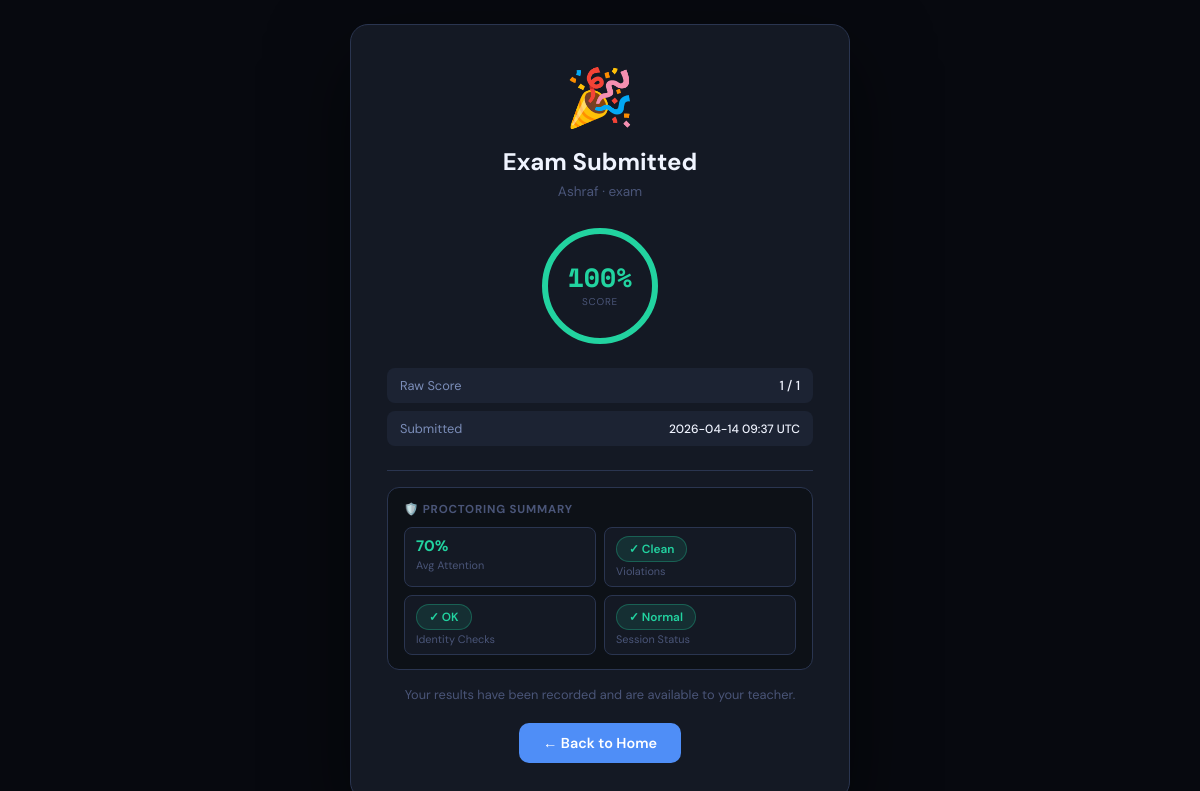
Page /result/95b5d5b0-0c67-45d6-8750-d095bc6811dc on the committed database.
### tables this page shows
CREATE TABLE exam_sessions (
        id TEXT PRIMARY KEY, exam_id TEXT NOT NULL,
        student_id INTEGER, student_name TEXT NOT NULL, student_email TEXT NOT NULL,
        socket_id TEXT, started_at TEXT, ended_at TEXT, submitted_at TEXT,
        score REAL, max_score REAL, answers TEXT DEFAULT '{}',
        current_q INTEGER DEFAULT 0, time_remaining INTEGER,
        locked INTEGER DEFAULT 0, lock_reason TEXT DEFAULT '',
        paused INTEGER DEFAULT 0, attention_avg REAL DEFAULT 70,
        suspicion_max REAL DEFAULT 0, flags INTEGER DEFAULT 0,
        status TEXT DEFAULT 'waiting'
            CHECK(status IN ('waiting','id_pending','active','paused','locked','submitted')),
        id_photo TEXT DEFAULT '', id_embedding TEXT DEFAULT '',
        id_verified INTEGER DEFAULT 0, id_fail_count INTEGER DEFAULT 0,
        FOREIGN KEY(exam_id) REFERENCES exams(id)
    );

CREATE TABLE exams (
        id TEXT PRIMARY KEY, title TEXT NOT NULL, description TEXT,
        teacher_id INTEGER NOT NULL, exam_code TEXT UNIQUE NOT NULL,
        duration_mins INTEGER DEFAULT 60, max_attempts INTEGER DEFAULT 1,
        shuffle_q INTEGER DEFAULT 1,
        status TEXT DEFAULT 'draft' CHECK(status IN ('draft','active','closed')),
        created_at TEXT DEFAULT (datetime('now')),
        starts_at TEXT, ends_at TEXT,
        face_verify_enabled INTEGER DEFAULT 0,
        face_verify_thresh REAL DEFAULT 0.72,
        face_fail_limit INTEGER DEFAULT 3,
        FOREIGN KEY(teacher_id) REFERENCES users(id)
    );

### server.py (the view)
@app.route("/result/<session_id>")
def exam_result(session_id):
    es=db_one("SELECT es.*,e.title FROM exam_sessions es JOIN exams e ON es.exam_id=e.id WHERE es.id=?",(session_id,))
    if not es: return "Not found",404
    return render_template("student/result.html",session=es)

### server.py (called while the page is built)
def get_db():
    c = sqlite3.connect(DB_PATH, check_same_thread=False)
    c.row_factory = sqlite3.Row
    return c

def db_query(sql, params=()):
    with db_lock:
        conn = get_db(); c = conn.cursor()
        c.execute(sql, params); rows = c.fetchall()
        conn.close(); return [dict(r) for r in rows]

def db_one(sql, params=()):
    r = db_query(sql, params); return r[0] if r else None

### templates/student/result.html (shortened to what this page needs)
<!DOCTYPE html>
<html lang="en">
<head>
</head>
<body>
<div class="card">
  {% if session.submitted_at %}
    {% set pct = (session.score / session.max_score * 100)|int if session.max_score else 0 %}
    <div class="result-icon">
      {% if session.locked %}🔒
      {% elif pct >= 70 %}🎉
      {% elif pct >= 50 %}👍
      {% else %}📊{% endif %}
    </div>
    <div class="result-title">
      {% if session.locked %}Session Was Locked{% else %}Exam Submitted{% endif %}
    </div>
    <div class="result-sub">{{ session.student_name }} · {{ session.title }}</div>
    <div class="score-circle" style="border-color:
        {% if pct>=70 %}var(--green){% elif pct>=50 %}var(--amber){% else %}var(--red){% endif %}">
      <span class="score-num" style="color:
        {% if pct>=70 %}var(--green){% elif pct>=50 %}var(--amber){% else %}var(--red){% endif %}">
        {{ pct }}%
      </span>
      <span class="score-lbl">Score</span>
    </div>
    <div class="info-rows">
      <div class="ir">
        <span class="ir-label">Raw Score</span>
        <span class="ir-val">{{ session.score|int }} / {{ session.max_score|int }}</span>
      </div>
      <div class="ir">
        <span class="ir-label">Submitted</span>
        <span class="ir-val" style="font-size:.75rem;">{{ session.submitted_at[:16].replace('T',' ') }} UTC</span>
      </div>
    </div>
    <div class="divider"></div>
    <div class="proctor-summary">
      <div class="ps-title">🛡️ Proctoring Summary</div>
      <div class="ps-grid">
        <div class="ps-item">
          {% set att = session.attention_avg %}
          <div class="ps-val" style="color:{% if att>60 %}var(--green){% elif att>35 %}var(--amber){% else %}var(--red){% endif %}">
            {{ "%.0f"|format(att) }}%</div>
          <div class="ps-lbl">Avg Attention</div>
        </div>
        <div class="ps-item">
          <div class="ps-val">
            {% if session.flags > 0 %}
              <span class="badge badge-red">⚠ {{ session.flags }} flag{% if session.flags!=1 %}s{% endif %}</span>
            {% else %}
              <span class="badge badge-green">✓ Clean</span>
            {% endif %}
          </div>
          <div class="ps-lbl">Violations</div>
        </div>
        {% if session.id_fail_count is defined and session.id_fail_count is not none %}
        <div class="ps-item">
          <div class="ps-val">
            {% if session.id_fail_count > 0 %}
              <span class="badge badge-purple">{{ session.id_fail_count }}×</span>
            {% else %}
              <span class="badge badge-green">✓ OK</span>
            {% endif %}
          </div>
          <div class="ps-lbl">Identity Checks</div>
        </div>
        {% endif %}
        <div class="ps-item">
          <div class="ps-val">
            {% if session.locked %}
              <span class="badge badge-red">🔒 Locked</span>
            {% else %}
              <span class="badge badge-green">✓ Normal</span>
            {% endif %}
          </div>
          <div class="ps-lbl">Session Status</div>
        </div>
      </div>
    </div>
    <p style="font-size:.8rem;color:var(--text3);margin-bottom:20px;">
      Your results have been recorded and are available to your teacher.
    </p>
  {% endif %}
  <a class="btn" href="/join">← Back to Home</a>
</div>
</body>
</html>

### templates/student/result.html (style rules this page uses)
:root { --bg0:#07090f;--bg1:#0d1117;--bg2:#141924;--bg3:#1c2333;--border:#2a3550; --text0:#f0f4ff;--text1:#c8d3f0;--text2:#7b8db8;--text3:#4a5578; --accent:#4f8ef7;--green:#22d3a0;--red:#f05a5a;--amber:#f0a030; --font:'DM Sans',sans-serif;--mono:'Space Mono',monospace; }
* { box-sizing:border-box;margin:0;padding:0 }
body { font-family:var(--font);background:var(--bg0);color:var(--text1); min-height:100vh;display:flex;align-items:center;justify-content:center;padding:24px; }
.card { background:var(--bg2);border:1px solid var(--border);border-radius:18px; padding:36px;width:500px;max-width:100%;text-align:center; box-shadow:0 30px 80px rgba(0,0,0,.5);animation:rise .4s cubic-bezier(.34,1.56,.64,1) both; }
.result-icon { font-size:3.5rem;margin-bottom:12px; }
.result-title { font-size:1.5rem;font-weight:700;color:var(--text0);margin-bottom:6px; }
.result-sub { font-size:.85rem;color:var(--text3);margin-bottom:28px; }
.score-circle { width:116px;height:116px;border-radius:50%; border:6px solid;display:flex;flex-direction:column; align-items:center;justify-content:center;margin:0 auto 24px; position:relative; }
.score-num { font-family:var(--mono);font-size:1.65rem;font-weight:700;line-height:1; }
.score-lbl { font-size:.62rem;color:var(--text3);text-transform:uppercase;letter-spacing:.08em;margin-top:4px; }
.info-rows { display:flex;flex-direction:column;gap:8px;margin-bottom:24px;text-align:left; }
.ir { display:flex;justify-content:space-between;align-items:center; padding:9px 13px;background:var(--bg3);border-radius:8px;gap:10px; }
.ir-label { font-size:.8rem;color:var(--text2);flex-shrink:0; }
.ir-val { font-size:.82rem;color:var(--text0);font-weight:500;text-align:right; }
.badge { display:inline-flex;align-items:center;gap:5px;padding:4px 12px; border-radius:999px;font-size:.74rem;font-weight:600; }
.badge-green { background:rgba(34,211,160,.12);color:var(--green);border:1px solid rgba(34,211,160,.3); }
.divider { height:1px;background:var(--border);margin:16px 0; }
.btn { display:inline-flex;align-items:center;gap:6px;padding:11px 24px; background:var(--accent);color:#fff;border:none;border-radius:10px; font-size:.9rem;font-weight:600;cursor:pointer;text-decoration:none;font-family:var(--font); }
.proctor-summary { background:var(--bg1);border-radius:12px;padding:14px 16px; margin-bottom:16px;text-align:left;border:1px solid var(--border); }
.ps-title { font-size:.72rem;font-weight:700;color:var(--text3);text-transform:uppercase; letter-spacing:.07em;margin-bottom:10px; }
.ps-grid { display:grid;grid-template-columns:1fr 1fr;gap:8px; }
.ps-item { background:var(--bg2);border:1px solid var(--border);border-radius:8px; padding:8px 11px; }
.ps-val { font-size:.95rem;font-weight:700;margin-bottom:2px; }
.ps-lbl { font-size:.68rem;color:var(--text3); }

### rows in the picture
exam_sessions: student_name "Ashraf", score "1", max_score "1", submitted_at "2026-04-14 09:37", attention_avg "70"
exams: title "exam"

### other values in the picture
{{ pct }} "100"
